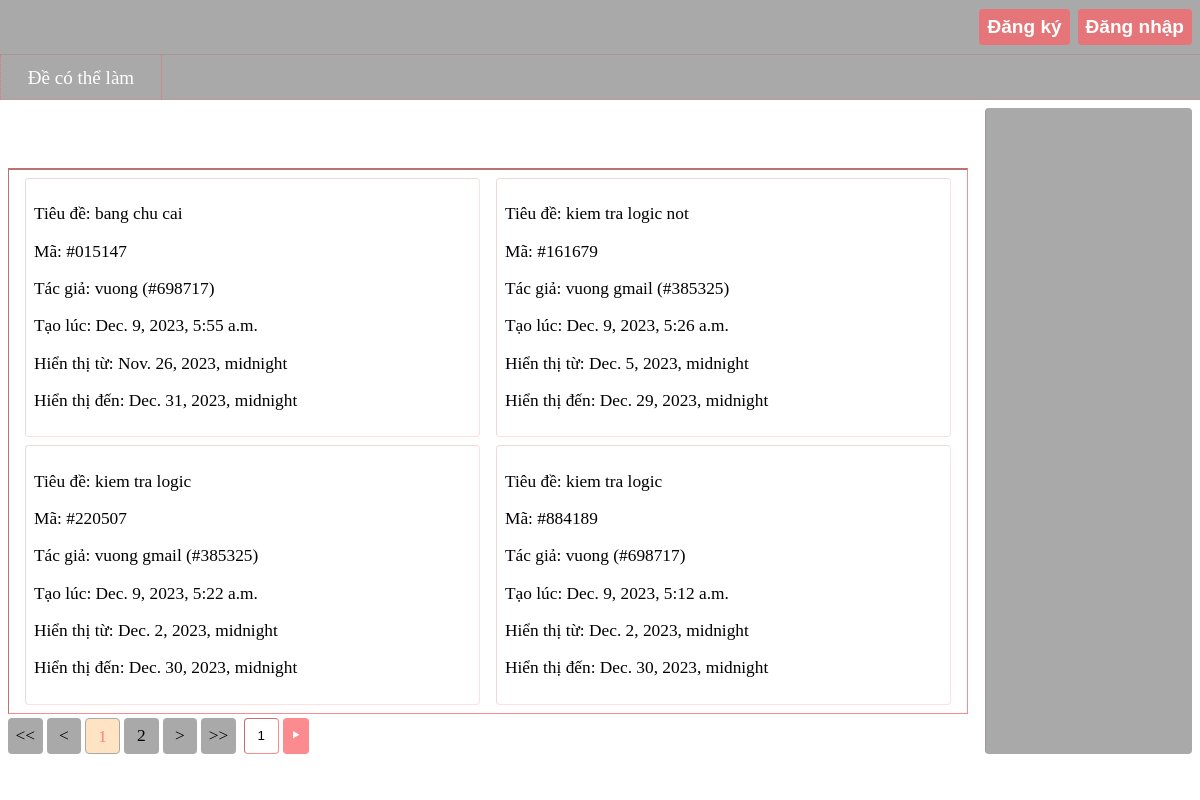
The app's page /exams/exams/ with its own data.
### exams/models.py (models this page shows, shortened)
class Exam(models.Model):
    name = models.CharField(_('name'), max_length=255, )
    code = models.CharField(_('code'), max_length=255, unique=True, )
    _questions = models.TextField(_('questions'), )
    _optional_answers = models.TextField(_('optional answers'))
    _correct_answers = models.TextField(_('correct answers'))
    _user_codes = models.TextField(_('user codes'))
    begin_on = models.DateTimeField(_('begin on'), null=True)
    end_on = models.DateTimeField(_('end on'), null=True)
    created_by = models.ForeignKey(verbose_name='created by', to=get_user_model(), on_delete=models.SET_NULL,
                                   null=True)
    created_on = models.DateTimeField(_('created on'))
    time = models.CharField(_('time'), max_length=15)
    objects = ExamManager()
    @property
    def questions(self):
        return split_level_1(self._questions)
    @questions.setter
    def questions(self, questions: list[str]):
        self._questions = join_level_1(questions)
    @property
    def optional_answers(self):
        return split_level_2(self._optional_answers)
    @property
    def correct_answers(self):
        return split_level_1(self._correct_answers)
    @property
    def user_codes(self):
        user_codes = self._user_codes.split(SPLIT_LEVEL_1)
        user_codes_count = len(user_codes)
        User = get_user_model()
        user_codes = User.objects.filter(code__in=user_codes).values('code')
        user_codes = [user_code['code'] for user_code in user_codes]
        if user_codes_count > len(user_codes):
            self._user_codes = SPLIT_LEVEL_1.join(user_codes)
        return user_codes

### exams/views.py (the view)
# urls.py: path('exams/', views.read_exams, name='view exams'),
def read_exams(request):
    if request.method == 'GET':
        return read_exams__get(request)
    raise ValueError('Error method')

### exams/views.py (called while the page is built)
def get_params_of_read_exams__get(get_request):
    direction = get_request.get('direction')
    direction = int(direction) if direction and re.search("^-*[0-9]+$", direction) else 0
    page_number = get_request.get('page')
    page_number = int(page_number) if page_number and re.search("^[0-9]+$", page_number) else 1
    _type = get_request.get('type')
    _type = int(_type) if _type and (re.search("^[0-9]+$", _type) and 1 <= int(_type) <= 3) else CAN_DO_TYPE
    return _type, direction, page_number

### exams/templates/exams/exams.html (shortened to what this page needs)
<!DOCTYPE html>
<html lang="vi-vn" dir="ltr" class="v_element">
<head>
</head>
<body class="v_element">
<div class="v_main_layout v_element">
    <div class="v_main_layout__top v_element">
        <header class="v_main_header v_element">
            <div class="v_main_header__right v_element">
                <button class="v_btn v_element">
                    <a href="/users/sign_up" class="v_a v_element">Đăng ký</a>
                </button>
                {% if user.id %}
                    <button class="v_btn v_element">
                        <a href="/users/logout" class="v_a v_element">Đăng xuất</a>
                    </button>
                {% else %}
                    <button class="v_btn v_element">
                        <a href="/users/login" class="v_a v_element">Đăng nhập</a>
                    </button>
                {% endif %}
            </div>
        </header>
        <nav class="v_main_nav v_element">
            <ul class="v_ul v_element">
                <li class="v_li {% if type and type != 2 and type != 3 %}v_selected{% endif %} v_element">
                    <a href="/exams/exams?type=1" class="v_a v_pointer v_element">Đề có thể làm</a>
                </li>
            </ul>
        </nav>
    </div>
    <div class="v_main_layout-down v_element">
        <main class="v_main_main v_element">
            <section class="v_section v_element">
                <div class="v_exams_header v_element">
                </div>
                <div class="v_exams_kanban v_element">
                    {% for exam in exams %}
                        <div class="v_exams_kanban__item v_element">
                            <p>Tiêu đề: {{ exam.name }}</p>
                            <p>Mã: {{ exam.code }}</p>
                            <p>Tác giả: {{ exam.author }}</p>
                            <p>Tạo lúc: {{ exam.created_on }}</p>
                            <p>Hiển thị từ: {{ exam.begin_on }}</p>
                            <p>Hiển thị đến: {{ exam.end_on }}</p>
                        </div>
                    {% endfor %}
                </div>
                <nav class="v_exams_nav v_horizontal v_element">
                    <ul class="v_ul v_horizontal v_element">
                        <li class="v_li v_element">
                            <a href="/exams/exams?type={{type}}&page=1" class="v_a v_element">&lt;&lt;</a>
                        </li>
                        <li class="v_li v_element">
                            <a href="/exams/exams?type={{type}}&page={{current_exam_quartet_index}}&direction=-1" class="v_a v_element">&lt;</a>
                        </li>
                        {% for i in range_exam_quartet_index %}
                            <li class="v_li {% if i == current_exam_quartet_index %}v_selected{% endif %} v_element">
                                <a href="/exams/exams?type={{ type }}&page={{ i }}" class="v_a v_element">{{ i }}</a>
                            </li>
                        {% endfor %}
                        <li class="v_li v_element">
                            <a href="/exams/exams?type={{type}}&page={{current_exam_quartet_index}}&direction=1" class="v_a v_element">&gt;</a>
                        </li>
                        <li class="v_li v_element">
                            <a href="/exams/exams?type={{type}}&page={{ max_exam_quartet_index }}" class="v_a v_element">&gt;&gt;</a>
                        </li>
                    </ul>
                    <input id="v_exams_nav__input_number" type="number" value={{ current_exam_quartet_index }} min="1" max={{ max_exam_quartet_index }} step="1" class="v_input_number v_element"/>
                    <button type="button" class="v_btn v_element">
                        <a id="go_to_number_exam_page_a" href="/exams/exams?type={{ type }}&page={{ current_exam_quartet_index }}" class="v_a v_element">&#11208;</a>
                    </button>
                </nav>
            </section>
            <aside class="v_sidebar v_element">
            </aside>
        </main>
    </div>
</div>
</body>
</html>

### records on screen
Exam: name "bang chu cai", code "#015147", author "vuong (#698717)", created_on "Dec. 9, 2023, 5:55 a.m.", begin_on "Nov. 26, 2023, midnight", end_on "Dec. 31, 2023, midnight"
Exam: name "kiem tra logic not", code "#161679", author "vuong gmail (#385325)", created_on "Dec. 9, 2023, 5:26 a.m.", begin_on "Dec. 5, 2023, midnight", end_on "Dec. 29, 2023, midnight"
Exam: name "kiem tra logic", code "#220507", author "vuong gmail (#385325)", created_on "Dec. 9, 2023, 5:22 a.m.", begin_on "Dec. 2, 2023, midnight", end_on "Dec. 30, 2023, midnight"
Exam: name "kiem tra logic", code "#884189", author "vuong (#698717)", created_on "Dec. 9, 2023, 5:12 a.m.", begin_on "Dec. 2, 2023, midnight", end_on "Dec. 30, 2023, midnight"

### other values on screen
{{ i }} "1" "2"
